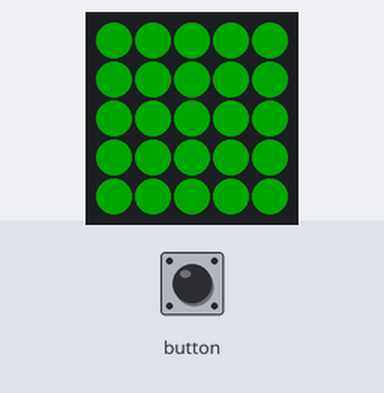
A program run on a simulated ESP32. On the bench: 5×5 RGB LED matrix (first LED top left, wired row by row). The inputs (shaded band) are chosen by the test bench. Dim RGB values are drawn brighter than linear.

Above: at 1.2 s.
1.3 s: button pressed for 0.15 s
2.9 s: button pressed for 1 s
At 4.1 s:
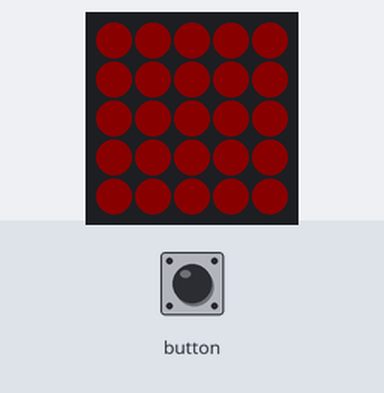
5.4 s: button pressed for 0.15 s
At 6.1 s:
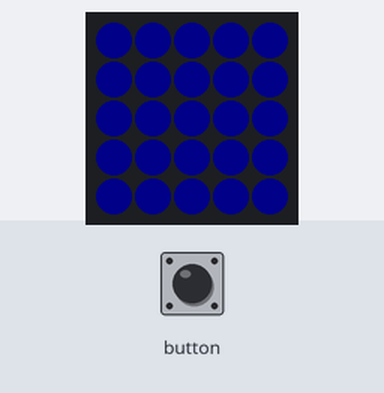
7.0 s: button pressed for 3.2 s
At 7.4 s:
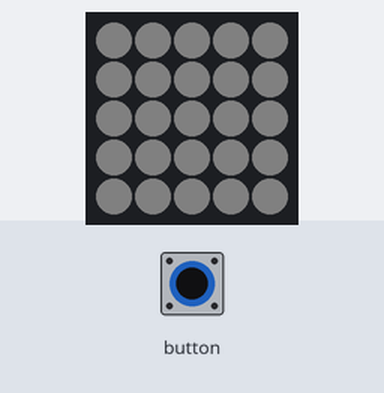
Timing chart, 0 to 10.0 s (numbered marks = the images above; inputs shaded):
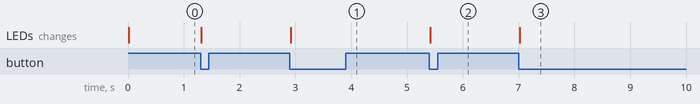

Measured:
- after the input at 2.9 s, the LEDs: change at once (image 1)
- after the input at 5.4 s, the LEDs: change at once (image 2)
- after the input at 7.0 s, the LEDs: change at once (image 3)

The program:

main.cpp
```cpp
// (licence header left out)
#include "M5Atom.h"

uint8_t
    DisBuff[2 + 5 * 5 * 3];  // Used to store RGB color values.  用来存储RBG色值

void setBuff(uint8_t Rdata, uint8_t Gdata,
             uint8_t Bdata) {  // Set the colors of LED, and save the relevant
                               // data to DisBuff[].  设置RGB灯的颜色
    DisBuff[0] = 0x05;
    DisBuff[1] = 0x05;
    for (int i = 0; i < 25; i++) {
        DisBuff[2 + i * 3 + 0] = Rdata;
        DisBuff[2 + i * 3 + 1] = Gdata;
        DisBuff[2 + i * 3 + 2] = Bdata;
    }
}
/* After Atom-Matrix is started or reset
the program in the setUp () function will be run, and this part will only be run
once. 在 ATOM-Matrix
启动或者复位后，即会开始执行setup()函数中的程序，该部分只会执行一次。 */
void setup() {
    M5.begin(true, false,
             true);  // Init Atom-Matrix(Initialize serial port, LED).  初始化
                     // ATOM-Matrix(初始化串口、LED点阵)
    delay(10);  // delay10ms.  延迟10ms
    setBuff(0xff, 0x00, 0x00);
    M5.dis.displaybuff(
        DisBuff);  // Display the DisBuff color on the LED.  同步所设置的颜色
}

uint8_t FSM = 0;  // Store the number of key presses.  存储按键按下次数

/* After the program in setup() runs, it runs the program in loop()
The loop() function is an infinite loop in which the program runs repeatedly
在setup()函数中的程序执行完后，会接着执行loop()函数中的程序
loop()函数是一个死循环，其中的程序会不断的重复运行 */
void loop() {
    if (M5.Btn
            .wasPressed()) {  // Check if the key is pressed. 检测按键是否被按下
        switch (FSM) {
            case 0:
                setBuff(0x40, 0x00, 0x00);
                break;
            case 1:
                setBuff(0x00, 0x40, 0x00);
                break;
            case 2:
                setBuff(0x00, 0x00, 0x40);
                break;
            case 3:
                setBuff(0x20, 0x20, 0x20);
                break;
            default:
                break;
        }
        M5.dis.displaybuff(DisBuff);

        FSM++;
        if (FSM >= 4) {
            FSM = 0;
        }
    }
    delay(50);
    M5.update();  // Read the press state of the key.  读取按键按下状态
}
```
